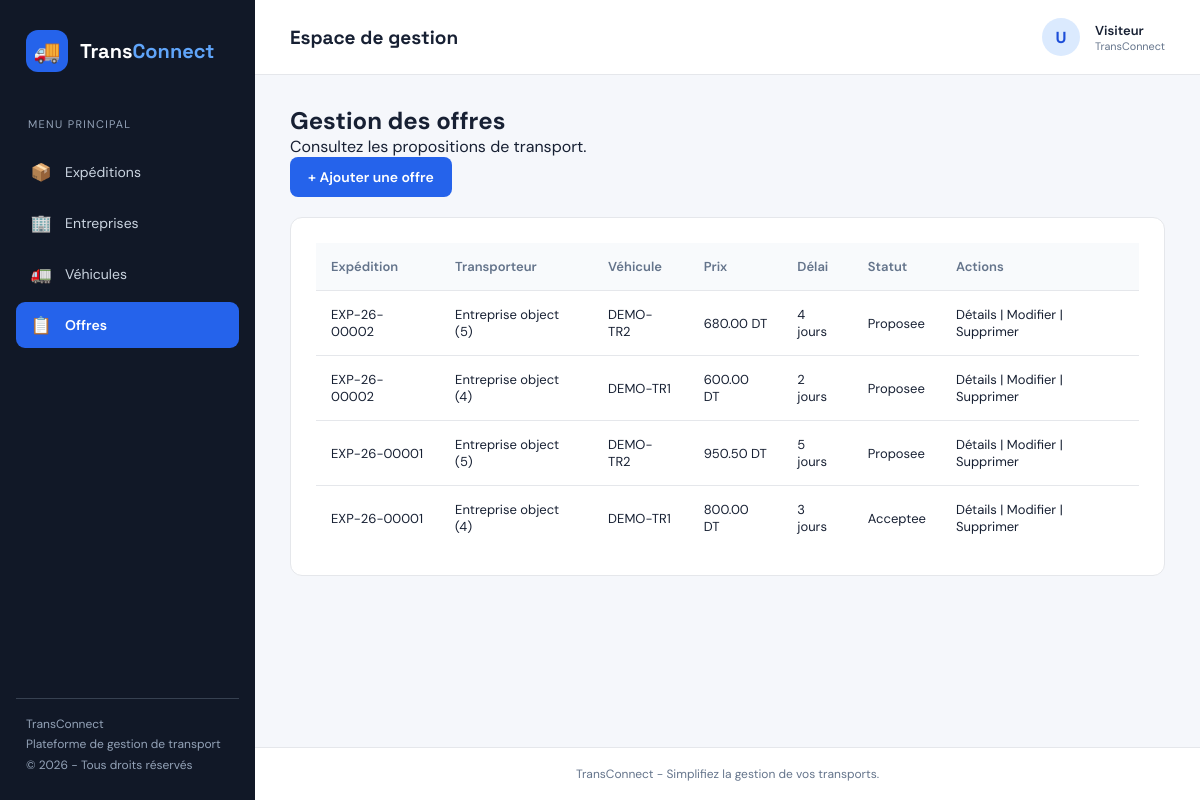
The page /offres/ on the database as committed earlier.
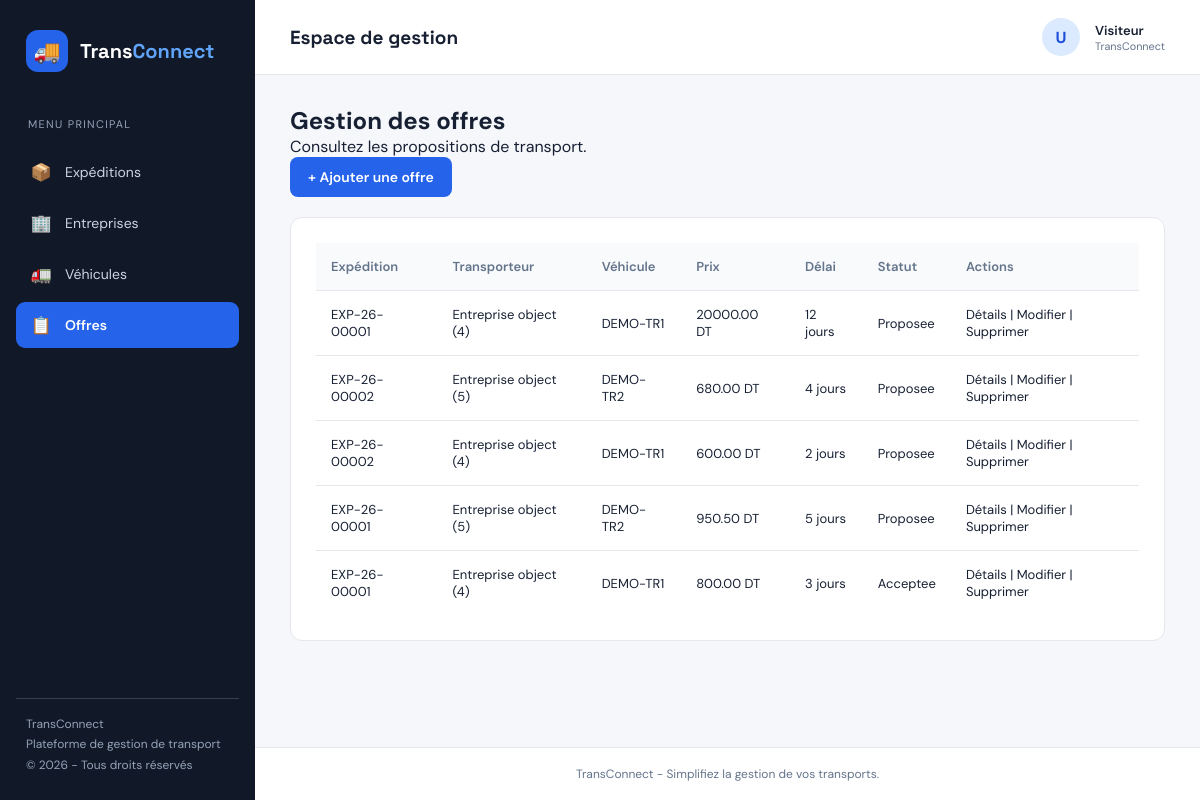
The same page on the database as committed later.
### OffresApp/models.py (models this page shows, shortened)
class Offre(models.Model):
    STATUT_CHOICES = [
        ('proposee', 'Proposee'),
        ('acceptee', 'Acceptee'),
        ('refusee', 'Refusee'),
        ('retiree', 'Retiree'),
    ]
    prix = models.DecimalField(
        max_digits=10,
        decimal_places=2,
        validators=[MinValueValidator(Decimal('0.01'))]
    )
    delai_jours = models.PositiveIntegerField(
        validators=[MinValueValidator(1)]
    )
    statut = models.CharField(
        max_length=20,
        choices=STATUT_CHOICES,
        default='proposee'
    )
    date_proposition = models.DateField(auto_now_add=True)
    expedition = models.ForeignKey(
        'ExpeditionsApp.Expedition',
        on_delete=models.CASCADE,
        related_name='offres'
    )
    transporteur = models.ForeignKey(
        'EntreprisesApp.Entreprise',
        on_delete=models.CASCADE,
        related_name='offres'
    )
    vehicule = models.ForeignKey(
        'VehiculesApp.Vehicule',
        on_delete=models.CASCADE,
        related_name='offres'
    )
    created_at = models.DateTimeField(auto_now_add=True)
    updated_at = models.DateTimeField(auto_now=True)
    class Meta:
        constraints = [
            models.UniqueConstraint(
                fields=['expedition', 'transporteur'],
                condition=Q(statut='proposee'),
                name='unique_proposed_offer_per_company_expedition'
            )
        ]

### ExpeditionsApp/models.py (models this page shows, shortened)
class Expedition(models.Model):
    STATUT_CHOICES = [
        ('publiee', 'Publiée'),
        ('attribuee', 'Attribuée'),
        ('en_cours', 'En cours'),
        ('livree', 'Livrée'),
        ('annulee', 'Annulée'),
    ]
    reference = models.CharField(max_length=12, unique=True, editable=False)
    ville_depart = models.CharField(max_length=100)
    ville_arrivee = models.CharField(max_length=100)
    poids_kg = models.DecimalField(max_digits=10, decimal_places=2, validators=[MinValueValidator(Decimal('0.01'), message="Le poids doit etre superieur a 0.")])
    date_souhaitee = models.DateField()
    description = models.TextField(blank=True)
    statut = models.CharField(max_length=20, choices=STATUT_CHOICES, default='publiee')
    entreprise = models.ForeignKey('EntreprisesApp.Entreprise', on_delete=models.CASCADE, related_name='expeditions' )
    created_at = models.DateTimeField(auto_now_add=True)
    updated_at = models.DateTimeField(auto_now=True)

### EntreprisesApp/models.py (models this page shows)
class Entreprise(models.Model):
    raison_sociale = models.CharField(max_length=200, null=False, blank=False)
    matricule_fiscal = models.CharField(max_length=17, null=False, blank=False, unique=True, validators=[matricule_fiscal_validator])
    adresse = models.TextField(validators=[MinLengthValidator(20, "Ladresse doit contenir au moins 20 caracteres")])
    type_entreprise = models.CharField(max_length=100, choices=[('chargeur', 'Chargeur'), ('transporteur', 'Transporteur')])
    created_at = models.DateTimeField(auto_now_add=True)
    updated_at = models.DateTimeField(auto_now=True)
    gerant = models.OneToOneField(Utilisateur, on_delete=models.CASCADE, related_name='entreprise')

### VehiculesApp/models.py (models this page shows, shortened)
class Vehicule(models.Model):
    TYPE_VEHICULE_CHOICES = [
        ('camionnette', 'Camionnette'),
        ('fourgon', 'Fourgon'),
        ('camion_porteur', 'Camion porteur'),
        ('semi_remorque', 'Semi-remorque'),
    ]
    immatriculation = models.CharField(max_length=20, unique=True)
    capacite_kg = models.PositiveIntegerField(
        validators=[MinValueValidator(1, "La capacite doit etre superieure a 0 kg.")]
    )
    type_vehicule = models.CharField(max_length=30, choices=TYPE_VEHICULE_CHOICES)
    disponible = models.BooleanField(default=True)
    entreprise = models.ForeignKey(
        'EntreprisesApp.Entreprise',
        on_delete=models.CASCADE,
        related_name='vehicules'
    )
    created_at = models.DateTimeField(auto_now_add=True)
    updated_at = models.DateTimeField(auto_now=True)
    def __str__(self):
        return self.immatriculation
    created_at = models.DateTimeField(auto_now_add=True)
    updated_at = models.DateTimeField(auto_now=True)

### OffresApp/views.py (the view)
# urls.py: path('', OffreListView.as_view(), name='list'),
class OffreListView(ListView):
    model = Offre
    template_name = 'offre/liste.html'
    context_object_name = 'offres'
    queryset = Offre.objects.select_related('expedition', 'transporteur', 'vehicule').order_by('-created_at')

### templates/offre/liste.html (shortened to what this page needs)
{% extends 'base.html' %}
{% block content %}
<div class="form-page">
    <h1>Gestion des offres</h1>
    <p>Consultez les propositions de transport.</p>
    <a href="{% url 'offre:create' %}" class="btn-primary">
        + Ajouter une offre
    </a>
    <div class="form-card">
        <table>
            <thead>
                <tr>
                    <th>Expédition</th>
                    <th>Transporteur</th>
                    <th>Véhicule</th>
                    <th>Prix</th>
                    <th>Délai</th>
                    <th>Statut</th>
                    <th>Actions</th>
                </tr>
            </thead>
            <tbody>
                {% for offre in offres %}
                <tr>
                    <td>{{ offre.expedition.reference }}</td>
                    <td>{{ offre.transporteur }}</td>
                    <td>{{ offre.vehicule }}</td>
                    <td>{{ offre.prix }} DT</td>
                    <td>{{ offre.delai_jours }} jours</td>
                    <td>{{ offre.get_statut_display }}</td>
                    <td>
                        <a href="{% url 'offre:detail' offre.pk %}">Détails</a>
                        |
                        <a href="{% url 'offre:update' offre.pk %}">Modifier</a>
                        |
                        <a href="{% url 'offre:delete' offre.pk %}">Supprimer</a>
                    </td>
                </tr>
                {% empty %}
                <tr>
                    <td colspan="7">Aucune offre enregistrée.</td>
                </tr>
                {% endfor %}
            </tbody>
        </table>
    </div>
</div>
{% endblock %}

Rows that differ between the two databases and show on the page:
added Offre: expedition.reference "EXP-26-00001", transporteur "Entreprise object (4)", vehicule "DEMO-TR1", prix "20000.00", delai_jours "12", statut "Proposee"
